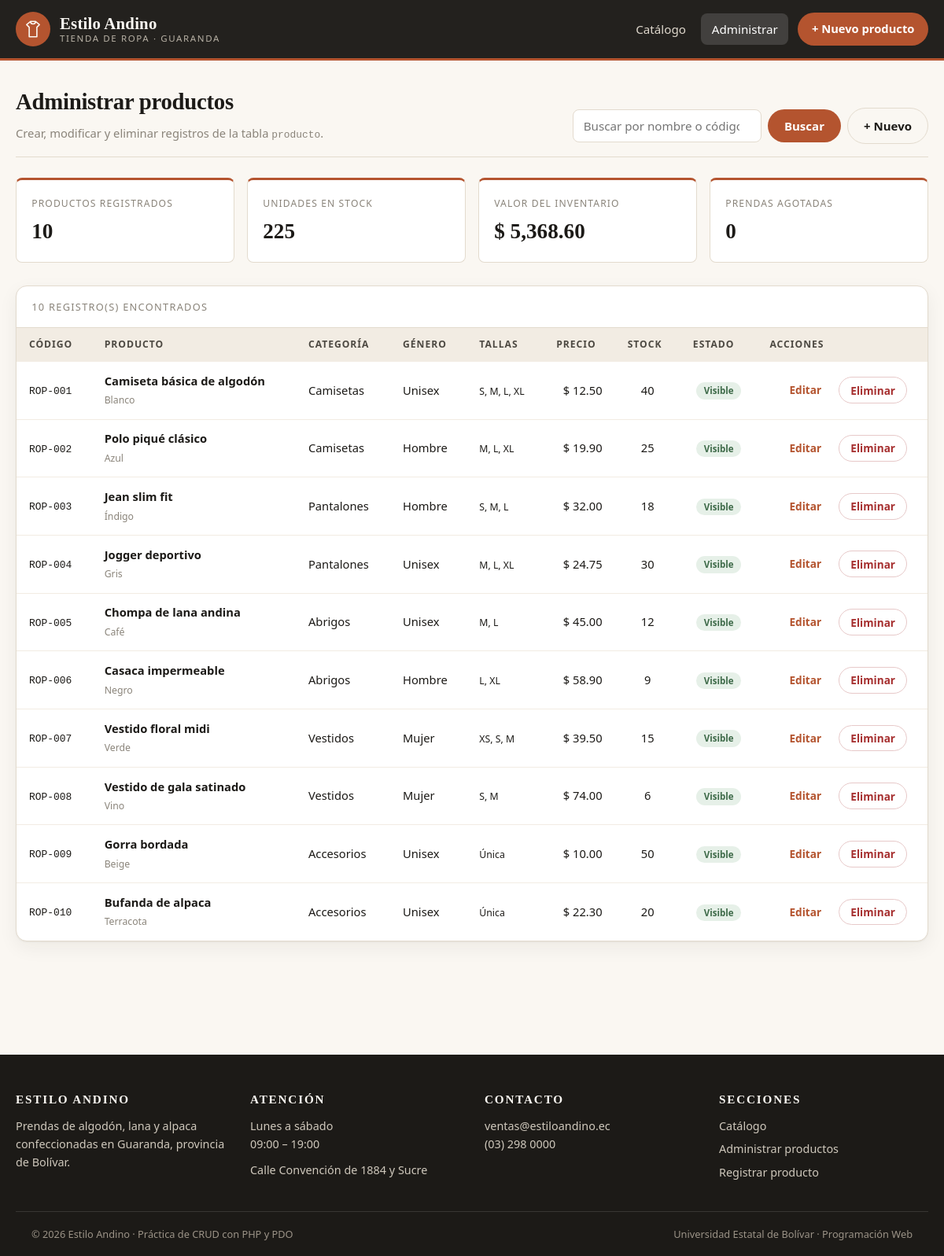
Screenshot of /tienda-ropa-MVC/index.php?accion=panel with the database file from the repository.
### tables this page shows
CREATE TABLE producto (
    id_producto     INT UNSIGNED  NOT NULL AUTO_INCREMENT,
    codigo          VARCHAR(15)   NOT NULL,       
    nombre          VARCHAR(100)  NOT NULL,
    descripcion     VARCHAR(400)  NULL,
    precio          DECIMAL(8,2)  NOT NULL,
    stock           INT UNSIGNED  NOT NULL DEFAULT 0,
    color           VARCHAR(30)   NULL,
    genero          ENUM('Hombre','Mujer','Unisex','Niño') NOT NULL DEFAULT 'Unisex',
    imagen          VARCHAR(120)  NULL,           
    activo          TINYINT(1)    NOT NULL DEFAULT 1,
    fecha_registro  TIMESTAMP     NOT NULL DEFAULT CURRENT_TIMESTAMP,
    id_categoria    INT UNSIGNED  NOT NULL,
    CONSTRAINT pk_producto PRIMARY KEY (id_producto),
    CONSTRAINT uq_producto_codigo UNIQUE (codigo),
    CONSTRAINT fk_producto_categoria
        FOREIGN KEY (id_categoria) REFERENCES categoria (id_categoria)
        ON UPDATE CASCADE ON DELETE RESTRICT,
    CONSTRAINT ck_producto_precio CHECK (precio > 0),
    INDEX idx_producto_nombre (nombre)
);

CREATE TABLE categoria (
    id_categoria INT UNSIGNED NOT NULL AUTO_INCREMENT,
    nombre       VARCHAR(50)  NOT NULL,
    descripcion  VARCHAR(150) NULL,
    CONSTRAINT pk_categoria PRIMARY KEY (id_categoria),
    CONSTRAINT uq_categoria_nombre UNIQUE (nombre)
);

### tienda-ropa-MVC/controlador/ProductoControlador.php (called while the page is built, shortened)
<?php
class ProductoControlador
{
    private ProductoModelo $productos;
    public function __construct(PDO $pdo)
    {
        $this->productos = new ProductoModelo($pdo);
    }
    public function manejar(string $accion): void
    {
        match ($accion) {
            'catalogo'   => $this->catalogo(),
            'panel'      => $this->panel(),
            'nuevo'      => $this->nuevo(),
            'editar'     => $this->editar(),
            'guardar'    => $this->guardar(),
            'actualizar' => $this->actualizar(),
            'eliminar'   => $this->eliminar(),
            'ver'        => $this->ver(),
            default      => $this->catalogo(),
        };
    }
    private function panel(): void
    {
        $busqueda = trim((string) ($_GET['q'] ?? ''));
        $this->render('panel', [
            'titulo'    => 'Administrar productos',
            'productos' => $this->productos->listar($busqueda),
            'resumen'   => $this->productos->resumen(),
            'busqueda'  => $busqueda,
        ]);
    }
    private function render(string $vista, array $datos = []): void
    {
        extract($datos, EXTR_SKIP);
        require __DIR__ . '/../vistas/encabezado.php';
        require __DIR__ . '/../vistas/' . $vista . '.php';
        require __DIR__ . '/../vistas/pie.php';
    }
}

### tienda-ropa-MVC/index.php (called while the page is built, shortened)
<?php
require_once __DIR__ . '/config/conexion.php';
require_once __DIR__ . '/config/utilidades.php';
require_once __DIR__ . '/modelo/ProductoModelo.php';
require_once __DIR__ . '/controlador/ProductoControlador.php';
$pdo         = obtenerConexion();
$controlador = new ProductoControlador($pdo);
$accion = (string) ($_GET['accion'] ?? 'catalogo');
$controlador->manejar($accion);

### tienda-ropa-MVC/config/utilidades.php (called while the page is built, shortened)
<?php
function e(?string $texto): string
{
    return htmlspecialchars((string) $texto, ENT_QUOTES, 'UTF-8');
}
function precio(float|string $valor): string
{
    return '$ ' . number_format((float) $valor, 2, '.', ',');
}

### tienda-ropa-MVC/modelo/ProductoModelo.php (called while the page is built, shortened)
<?php
class ProductoModelo
{
    private PDO $pdo;
    public function __construct(PDO $pdo)
    {
        $this->pdo = $pdo;
    }
    public function listar(string $busqueda = '', ?int $idCategoria = null, bool $soloActivos = false): array
    {
        $sql = 'SELECT  p.id_producto, p.codigo, p.nombre, p.descripcion, p.precio,
                        p.stock, p.color, p.genero, p.imagen, p.activo, p.fecha_registro,
                        p.id_categoria, c.nombre AS categoria,
                        GROUP_CONCAT(t.etiqueta ORDER BY t.id_talla SEPARATOR ", ") AS tallas
                FROM        producto p
                INNER JOIN  categoria c       ON c.id_categoria = p.id_categoria
                LEFT  JOIN  producto_talla pt ON pt.id_producto = p.id_producto
                LEFT  JOIN  talla t           ON t.id_talla     = pt.id_talla
                WHERE 1 = 1';
        $parametros = [];
        $sql .= ' GROUP BY p.id_producto ORDER BY p.codigo ASC';
        try {
            $sentencia = $this->pdo->prepare($sql);
            $sentencia->execute($parametros);
            return $sentencia->fetchAll();
        } catch (PDOException $e) {
            error_log('[ProductoModelo::listar] ' . $e->getMessage());
            return [];
        }
    }
    public function resumen(): array
    {
        $vacio = ['total' => 0, 'stock' => 0, 'valor' => 0.0, 'agotados' => 0];
        try {
            $sql = 'SELECT COUNT(*) AS total,
                           COALESCE(SUM(stock), 0) AS stock,
                           COALESCE(SUM(precio * stock), 0) AS valor,
                           SUM(CASE WHEN stock = 0 THEN 1 ELSE 0 END) AS agotados
                    FROM producto';
            $fila = $this->pdo->query($sql)->fetch();
            return $fila === false ? $vacio : $fila;
        } catch (PDOException $e) {
            error_log('[ProductoModelo::resumen] ' . $e->getMessage());
            return $vacio;
        }
    }
}

### tienda-ropa-MVC/vistas/panel.php (the view, shortened to what this page needs)
<section class="seccion">
    <div class="seccion__cabeza">
        <div>
            <h2>Administrar productos</h2>
            <p class="seccion__ayuda">Crear, modificar y eliminar registros de la tabla <code>producto</code>.</p>
        </div>
        <form class="filtros" method="get" action="index.php">
            <input type="search" name="q" value="<?= e($busqueda) ?>" placeholder="Buscar por nombre o código…">
            <button class="boton boton--principal" type="submit">Buscar</button>
            <a class="boton boton--linea" href="index.php?accion=nuevo">+ Nuevo</a>
        </form>
    </div>
    <div class="indicadores">
        <div class="indicador">
            <span>Productos registrados</span>
            <strong><?= (int) $resumen['total'] ?></strong>
        </div>
        <div class="indicador">
            <span>Unidades en stock</span>
            <strong><?= (int) $resumen['stock'] ?></strong>
        </div>
        <div class="indicador">
            <span>Valor del inventario</span>
            <strong><?= precio($resumen['valor']) ?></strong>
        </div>
        <div class="indicador">
            <span>Prendas agotadas</span>
            <strong><?= (int) $resumen['agotados'] ?></strong>
        </div>
    </div>
    <?php if ($productos === []): ?>
        <p class="vacio">No hay productos que coincidan con la búsqueda.</p>
    <?php else: ?>
    <div class="tabla__marco">
        <table class="tabla">
            <caption class="tabla__titulo"><?= count($productos) ?> registro(s) encontrados</caption>
            <thead>
                <tr>
                    <th>Código</th>
                    <th>Producto</th>
                    <th>Categoría</th>
                    <th>Género</th>
                    <th>Tallas</th>
                    <th class="der">Precio</th>
                    <th class="cen">Stock</th>
                    <th class="cen">Estado</th>
                    <th class="cen">Acciones</th>
                </tr>
            </thead>
            <tbody>
            <?php foreach ($productos as $p): ?>
                <tr>
                    <td><code><?= e($p['codigo']) ?></code></td>
                    <td>
                        <strong><?= e($p['nombre']) ?></strong>
                        <small class="gris"><?= e($p['color']) ?></small>
                    </td>
                    <td><?= e($p['categoria']) ?></td>
                    <td><?= e($p['genero']) ?></td>
                    <td><small><?= e((string) ($p['tallas'] ?? '—')) ?></small></td>
                    <td class="der"><?= precio($p['precio']) ?></td>
                    <td class="cen <?= (int) $p['stock'] === 0 ? 'rojo' : '' ?>"><?= (int) $p['stock'] ?></td>
                    <td class="cen">
                        <?php if ((int) $p['activo'] === 1): ?>
                            <span class="etiqueta etiqueta--verde">Visible</span>
                        <?php else: ?>
                            <span class="etiqueta etiqueta--gris">Oculto</span>
                        <?php endif; ?>
                    </td>
                    <td class="cen">
                        <div class="acciones">
                            <a class="boton boton--pequeno" href="index.php?accion=editar&id=<?= (int) $p['id_producto'] ?>">Editar</a>
                            <form method="post" action="index.php?accion=eliminar"
                                  data-confirmar="¿Eliminar &quot;<?= e($p['nombre']) ?>&quot;? Esta acción no se puede deshacer.">
                                <button class="boton boton--peligro boton--pequeno" type="submit">Eliminar</button>
                            </form>
                        </div>
                    </td>
                </tr>
            <?php endforeach; ?>
            </tbody>
        </table>
    </div>
    <?php endif; ?>
</section>

### tienda-ropa-MVC/css/estilos.css (style rules this page uses)
:root { --tinta: #1c1a17; --tinta-suave: #4d4942; --gris: #8a847a; --papel: #faf7f2; --papel-2: #f2ece3; --blanco: #ffffff; --linea: #e3dbce; --terracota: #b4542f; --terracota-os: #953f1f; --ocre: #c08b2a; --verde: #3f6b4a; --rojo: #a62f2f; --radio: 14px; --radio-chico: 8px; --sombra: 0 1px 2px rgba(28,26,23,.05), 0 8px 24px rgba(28,26,23,.06); --sombra-alta: 0 12px 32px rgba(28,26,23,.14); --ancho: 1180px; --transicion: .18s ease; --fuente-titulo: "Iowan Old Style", "Palatino Linotype", Palatino, Georgia, serif; --fuente-texto: system-ui, -apple-system, "Segoe UI", Roboto, "Helvetica Neue", Arial, sans-serif; }
*, *::before, *::after { box-sizing: border-box; }
body { margin: 0; font-family: var(--fuente-texto); font-size: 16px; line-height: 1.6; color: var(--tinta); background: var(--papel); -webkit-font-smoothing: antialiased; }
h1, h2, h3, h4 { font-family: var(--fuente-titulo); font-weight: 600; line-height: 1.2; margin: 0 0 .4em; letter-spacing: -.01em; }
h2 { font-size: clamp(1.5rem, 2.4vw, 2rem); }
p { margin: 0 0 1em; }
a { color: var(--terracota); text-decoration: none; }
code { font-family: ui-monospace, "SF Mono", Consolas, monospace; font-size: .88em; }
.seccion { margin-bottom: 3rem; }
.seccion__cabeza { display: flex; justify-content: space-between; align-items: flex-end; gap: 1.5rem; flex-wrap: wrap; padding-bottom: 1rem; margin-bottom: 1.6rem; border-bottom: 1px solid var(--linea); }
.seccion__ayuda { color: var(--gris); font-size: .92rem; margin: 0; }
.filtros { display: flex; gap: .5rem; flex-wrap: wrap; align-items: center; }
input[type="text"], input[type="search"], input[type="number"], select, textarea { font-family: inherit; font-size: .95rem; color: var(--tinta); padding: .6rem .8rem; border: 1px solid var(--linea); border-radius: var(--radio-chico); background: var(--blanco); transition: var(--transicion); width: 100%; }
.filtros input[type="search"] { width: 240px; }
.boton { display: inline-flex; align-items: center; justify-content: center; gap: .4rem; font-family: inherit; font-size: .94rem; font-weight: 600; padding: .62rem 1.25rem; border: 1px solid transparent; border-radius: 999px; cursor: pointer; transition: var(--transicion); white-space: nowrap; }
.boton--principal { background: var(--terracota); color: var(--blanco); }
.boton--linea { background: transparent; color: var(--tinta); border-color: var(--linea); }
.boton--peligro { background: var(--blanco); color: var(--rojo); border-color: #e7c9c9; }
.boton--pequeno { padding: .4rem .9rem; font-size: .85rem; }
.indicadores { display: grid; grid-template-columns: repeat(auto-fit, minmax(190px, 1fr)); gap: 1rem; margin-bottom: 1.8rem; }
.indicador { background: var(--blanco); border: 1px solid var(--linea); border-top: 3px solid var(--terracota); border-radius: var(--radio-chico); padding: 1rem 1.2rem; }
.indicador span { font-size: .76rem; text-transform: uppercase; letter-spacing: .09em; color: var(--gris); }
.indicador strong { display: block; font-family: var(--fuente-titulo); font-size: 1.7rem; margin-top: .2rem; }
.tabla__marco { background: var(--blanco); border: 1px solid var(--linea); border-radius: var(--radio); overflow-x: auto; box-shadow: var(--sombra); }
.tabla { width: 100%; border-collapse: collapse; font-size: .92rem; }
.tabla__titulo { text-align: left; padding: 1rem 1.2rem; font-size: .8rem; text-transform: uppercase; letter-spacing: .1em; color: var(--gris); border-bottom: 1px solid var(--linea); }
.tabla th { text-align: left; font-size: .76rem; text-transform: uppercase; letter-spacing: .08em; color: var(--tinta-suave); background: var(--papel-2); padding: .7rem 1rem; white-space: nowrap; }
.tabla td { padding: .8rem 1rem; border-top: 1px solid var(--papel-2); vertical-align: middle; }
.tabla td strong { display: block; }
.der { text-align: right; }
.cen { text-align: center; }
.gris { color: var(--gris); }
.etiqueta { font-size: .72rem; font-weight: 600; padding: .2rem .6rem; border-radius: 999px; }
.etiqueta--verde { background: #e6f0e8; color: var(--verde); }
.acciones { display: flex; gap: .4rem; justify-content: center; align-items: center; }
.acciones form { margin: 0; }

### rows the page displays
producto: codigo "ROP-001", nombre "Camiseta básica de algodón", color "Blanco", id_categoria.nombre "Camisetas", genero "Unisex", tallas "S, M, L, XL", precio "$ 12.50", stock "40", activo "Visible"
producto: codigo "ROP-002", nombre "Polo piqué clásico", color "Azul", id_categoria.nombre "Camisetas", genero "Hombre", tallas "M, L, XL", precio "$ 19.90", stock "25", activo "Visible"
producto: codigo "ROP-003", nombre "Jean slim fit", color "Índigo", id_categoria.nombre "Pantalones", genero "Hombre", tallas "S, M, L", precio "$ 32.00", stock "18", activo "Visible"
producto: codigo "ROP-004", nombre "Jogger deportivo", color "Gris", id_categoria.nombre "Pantalones", genero "Unisex", tallas "M, L, XL", precio "$ 24.75", stock "30", activo "Visible"
producto: codigo "ROP-005", nombre "Chompa de lana andina", color "Café", id_categoria.nombre "Abrigos", genero "Unisex", tallas "M, L", precio "$ 45.00", stock "12", activo "Visible"
producto: codigo "ROP-006", nombre "Casaca impermeable", color "Negro", id_categoria.nombre "Abrigos", genero "Hombre", tallas "L, XL", precio "$ 58.90", stock "9", activo "Visible"
producto: codigo "ROP-007", nombre "Vestido floral midi", color "Verde", id_categoria.nombre "Vestidos", genero "Mujer", tallas "XS, S, M", precio "$ 39.50", stock "15", activo "Visible"
producto: codigo "ROP-008", nombre "Vestido de gala satinado", color "Vino", id_categoria.nombre "Vestidos", genero "Mujer", tallas "S, M", precio "$ 74.00", stock "6", activo "Visible"
producto: codigo "ROP-009", nombre "Gorra bordada", color "Beige", id_categoria.nombre "Accesorios", genero "Unisex", tallas "Única", precio "$ 10.00", stock "50", activo "Visible"
producto: codigo "ROP-010", nombre "Bufanda de alpaca", color "Terracota", id_categoria.nombre "Accesorios", genero "Unisex", tallas "Única", precio "$ 22.30", stock "20", activo "Visible"

### other values shown
$resumen['total'] "10"
$resumen['stock'] "225"
precio($resumen['valor']) "$ 5,368.60"
$resumen['agotados'] "0"
count($productos) "10"
